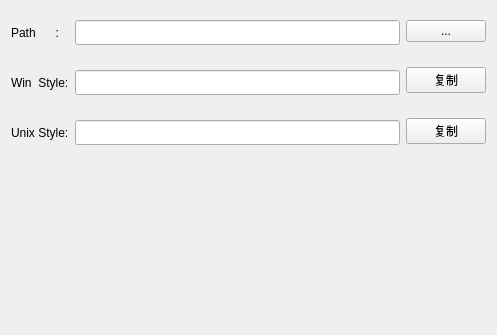
<?xml version="1.0" encoding="UTF-8"?>
<ui version="4.0">
 <class>SingleConvertor</class>
 <widget class="QWidget" name="SingleConvertor">
  <property name="geometry">
   <rect>
    <x>0</x>
    <y>0</y>
    <width>497</width>
    <height>335</height>
   </rect>
  </property>
  <property name="windowTitle">
   <string>Form</string>
  </property>
  <layout class="QGridLayout" name="gridLayout">
   <property name="topMargin">
    <number>20</number>
   </property>
   <item row="0" column="0">
    <layout class="QHBoxLayout" name="horizontalLayout">
     <item>
      <layout class="QVBoxLayout" name="verticalLayout">
       <property name="spacing">
        <number>25</number>
       </property>
       <item>
        <widget class="QLabel" name="label">
         <property name="text">
          <string>Path      :</string>
         </property>
        </widget>
       </item>
       <item>
        <widget class="QLabel" name="label_2">
         <property name="text">
          <string>Win  Style:</string>
         </property>
        </widget>
       </item>
       <item>
        <widget class="QLabel" name="label_3">
         <property name="text">
          <string>Unix Style:</string>
         </property>
        </widget>
       </item>
      </layout>
     </item>
     <item>
      <layout class="QVBoxLayout" name="verticalLayout_2">
       <property name="spacing">
        <number>25</number>
       </property>
       <item>
        <widget class="QLineEdit" name="ledtPath">
         <property name="minimumSize">
          <size>
           <width>0</width>
           <height>25</height>
          </size>
         </property>
        </widget>
       </item>
       <item>
        <widget class="QLineEdit" name="ledtWinStyle">
         <property name="minimumSize">
          <size>
           <width>0</width>
           <height>25</height>
          </size>
         </property>
        </widget>
       </item>
       <item>
        <widget class="QLineEdit" name="ledtUnixStyle">
         <property name="minimumSize">
          <size>
           <width>0</width>
           <height>25</height>
          </size>
         </property>
        </widget>
       </item>
      </layout>
     </item>
     <item>
      <layout class="QVBoxLayout" name="verticalLayout_3">
       <property name="spacing">
        <number>25</number>
       </property>
       <item>
        <widget class="QPushButton" name="btnChosePath">
         <property name="text">
          <string>...</string>
         </property>
        </widget>
       </item>
       <item>
        <widget class="QPushButton" name="btnCopyWinStyle">
         <property name="text">
          <string>复制</string>
         </property>
        </widget>
       </item>
       <item>
        <widget class="QPushButton" name="btnCopyUnixStyle">
         <property name="text">
          <string>复制</string>
         </property>
        </widget>
       </item>
      </layout>
     </item>
    </layout>
   </item>
   <item row="1" column="0">
    <spacer name="verticalSpacer">
     <property name="orientation">
      <enum>Qt::Vertical</enum>
     </property>
     <property name="sizeHint" stdset="0">
      <size>
       <width>20</width>
       <height>40</height>
      </size>
     </property>
    </spacer>
   </item>
  </layout>
 </widget>
 <resources/>
 <connections/>
</ui>
